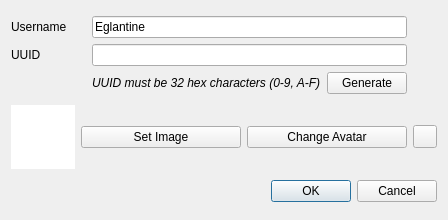
<?xml version="1.0" encoding="UTF-8"?>
<ui version="4.0">
 <class>NewUserDialog</class>
 <widget class="QDialog" name="NewUserDialog">
  <property name="geometry">
   <rect>
    <x>0</x>
    <y>0</y>
    <width>448</width>
    <height>220</height>
   </rect>
  </property>
  <property name="windowTitle">
   <string>New User</string>
  </property>
  <layout class="QGridLayout" name="gridLayout_2">
   <item row="2" column="1" colspan="3">
    <widget class="QDialogButtonBox" name="buttonBox">
     <property name="orientation">
      <enum>Qt::Orientation::Horizontal</enum>
     </property>
     <property name="standardButtons">
      <set>QDialogButtonBox::StandardButton::Cancel|QDialogButtonBox::StandardButton::Ok</set>
     </property>
    </widget>
   </item>
   <item row="1" column="2">
    <widget class="QPushButton" name="setAvatar">
     <property name="text">
      <string>Change Avatar</string>
     </property>
    </widget>
   </item>
   <item row="1" column="1">
    <widget class="QPushButton" name="selectImage">
     <property name="text">
      <string>Set Image</string>
     </property>
    </widget>
   </item>
   <item row="1" column="3">
    <widget class="QToolButton" name="revert">
     <property name="text">
      <string/>
     </property>
    </widget>
   </item>
   <item row="0" column="0" colspan="4">
    <layout class="QGridLayout" name="gridLayout">
     <item row="1" column="0">
      <widget class="QLabel" name="label">
       <property name="text">
        <string>UUID</string>
       </property>
      </widget>
     </item>
     <item row="0" column="1" colspan="2">
      <widget class="QLineEdit" name="username">
       <property name="text">
        <string>Eglantine</string>
       </property>
      </widget>
     </item>
     <item row="1" column="1" colspan="2">
      <widget class="QLineEdit" name="uuid"/>
     </item>
     <item row="0" column="0">
      <widget class="QLabel" name="label_2">
       <property name="text">
        <string>Username</string>
       </property>
      </widget>
     </item>
     <item row="2" column="1">
      <widget class="QLabel" name="label_3">
       <property name="font">
        <font>
         <italic>true</italic>
        </font>
       </property>
       <property name="text">
        <string>UUID must be 32 hex characters (0-9, A-F)</string>
       </property>
      </widget>
     </item>
     <item row="2" column="2">
      <widget class="QPushButton" name="generate">
       <property name="text">
        <string>Generate</string>
       </property>
      </widget>
     </item>
     <item row="1" column="3">
      <widget class="QLabel" name="uuidVerified">
       <property name="sizePolicy">
        <sizepolicy hsizetype="Fixed" vsizetype="Preferred">
         <horstretch>0</horstretch>
         <verstretch>0</verstretch>
        </sizepolicy>
       </property>
       <property name="minimumSize">
        <size>
         <width>24</width>
         <height>0</height>
        </size>
       </property>
      </widget>
     </item>
     <item row="0" column="3">
      <widget class="QLabel" name="usernameVerified">
       <property name="text">
        <string/>
       </property>
      </widget>
     </item>
    </layout>
   </item>
   <item row="1" column="0">
    <widget class="QGraphicsView" name="image">
     <property name="sizePolicy">
      <sizepolicy hsizetype="Expanding" vsizetype="Expanding">
       <horstretch>0</horstretch>
       <verstretch>0</verstretch>
      </sizepolicy>
     </property>
     <property name="minimumSize">
      <size>
       <width>64</width>
       <height>64</height>
      </size>
     </property>
     <property name="maximumSize">
      <size>
       <width>64</width>
       <height>64</height>
      </size>
     </property>
     <property name="frameShape">
      <enum>QFrame::Shape::NoFrame</enum>
     </property>
     <property name="frameShadow">
      <enum>QFrame::Shadow::Plain</enum>
     </property>
     <property name="verticalScrollBarPolicy">
      <enum>Qt::ScrollBarPolicy::ScrollBarAlwaysOff</enum>
     </property>
     <property name="horizontalScrollBarPolicy">
      <enum>Qt::ScrollBarPolicy::ScrollBarAlwaysOff</enum>
     </property>
     <property name="interactive">
      <bool>false</bool>
     </property>
    </widget>
   </item>
  </layout>
 </widget>
 <resources/>
 <connections>
  <connection>
   <sender>buttonBox</sender>
   <signal>accepted()</signal>
   <receiver>NewUserDialog</receiver>
   <slot>accept()</slot>
   <hints>
    <hint type="sourcelabel">
     <x>248</x>
     <y>254</y>
    </hint>
    <hint type="destinationlabel">
     <x>157</x>
     <y>274</y>
    </hint>
   </hints>
  </connection>
  <connection>
   <sender>buttonBox</sender>
   <signal>rejected()</signal>
   <receiver>NewUserDialog</receiver>
   <slot>reject()</slot>
   <hints>
    <hint type="sourcelabel">
     <x>316</x>
     <y>260</y>
    </hint>
    <hint type="destinationlabel">
     <x>286</x>
     <y>274</y>
    </hint>
   </hints>
  </connection>
 </connections>
</ui>
